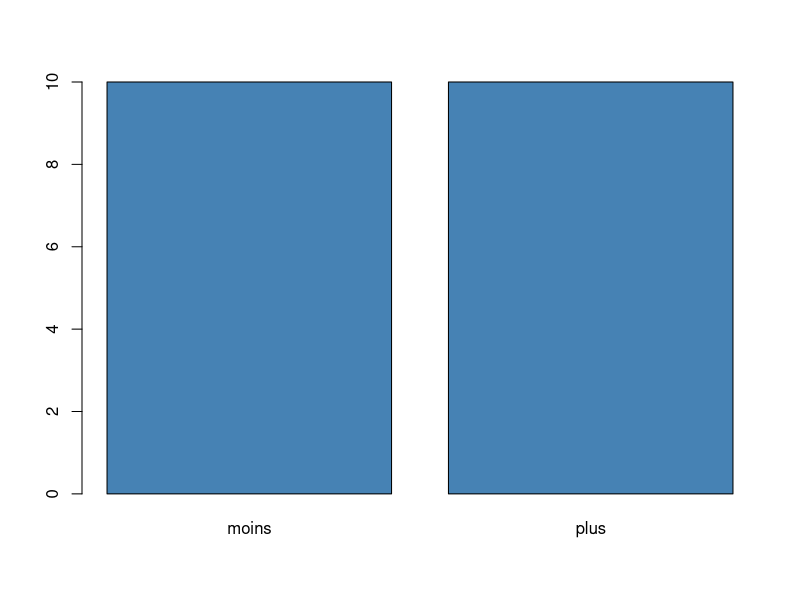
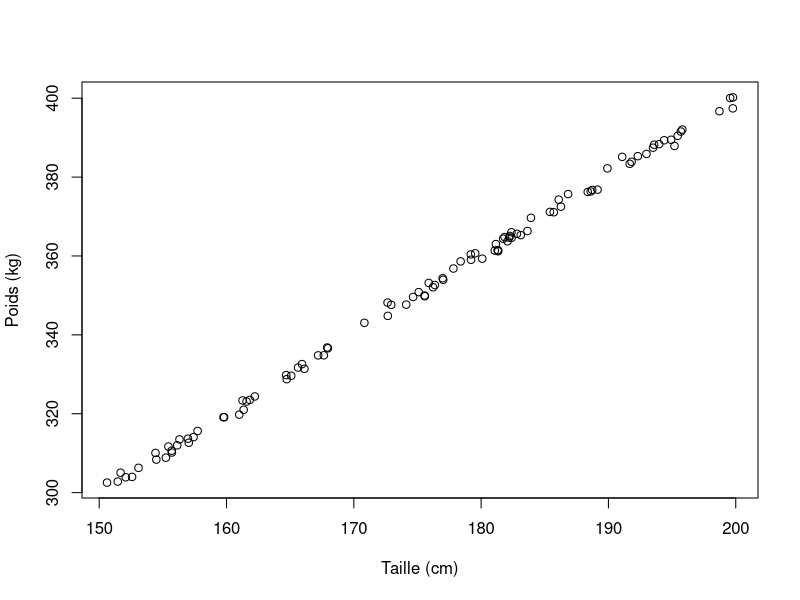
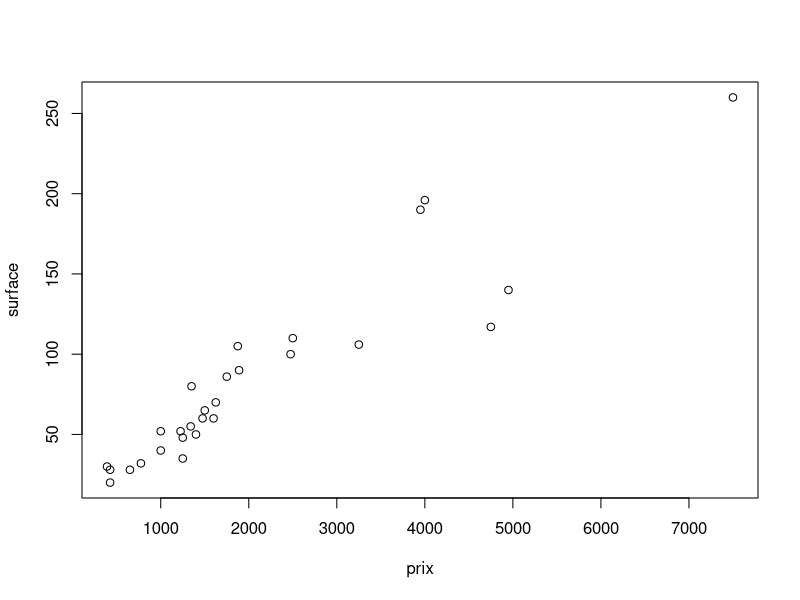
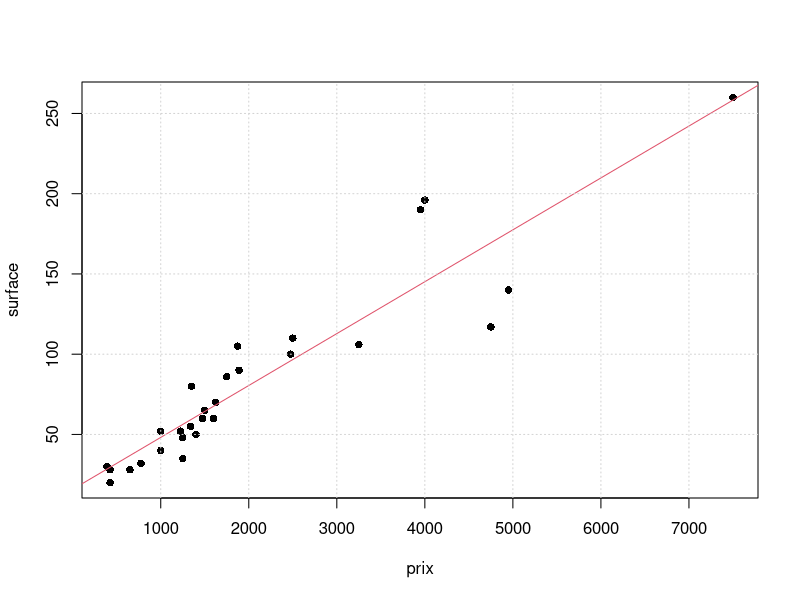

Write R code to recreate these figures, in order.
## ---- chunk 1
b <- factor( rep(c("moins", "plus"), 10), ordered=TRUE )
## ---- chunk 2
A <- matrix(1:16, 4, 4, byrow = TRUE)
## ---- chunk 3
a <- seq(2, 20, by=2)
b <- factor( rep(c("moins", "plus"), 10), ordered=TRUE )
table(b)
barplot(table(b), col="steelblue")
b[a]
b[b=="plus"]
droplevels(b[a])
A <- matrix(1:16, 4, 4, byrow = TRUE)
A[1,]
A[,1]
A[2:3, 2:3]
## ---- chunk 4
x <- runif(100, 150, 200)
epsilon <- rnorm(100)
y <- 2*x + epsilon
B <- data.frame(x=x, y=y)
plot(B, xlab="Taille (cm)", ylab="Poids (kg)")

res.test <- cor.test(B$x, B$y)
c(mode(res.test), class(res.test))
names(res.test)

res.test$conf.int
## ---- chunk 5
X <- read.csv("appart.csv")
## ---- chunk 6
plot(X)
## ---- chunk 7
plot(surface~prix, data=X, pch=16)
abline(lm(surface~prix, data=X), col=2)
grid()
## ---- chunk 8
n <- nrow(X)
X$z1 <- sample(0:1, n, replace=TRUE)
X$z2 <- runif(n)
## ---- chunk 9
summary(lm(surface ~ prix + z1 + z2, data=X))
## ---- chunk 10
step(lm(surface ~ prix + z1 + z2, data=X))
